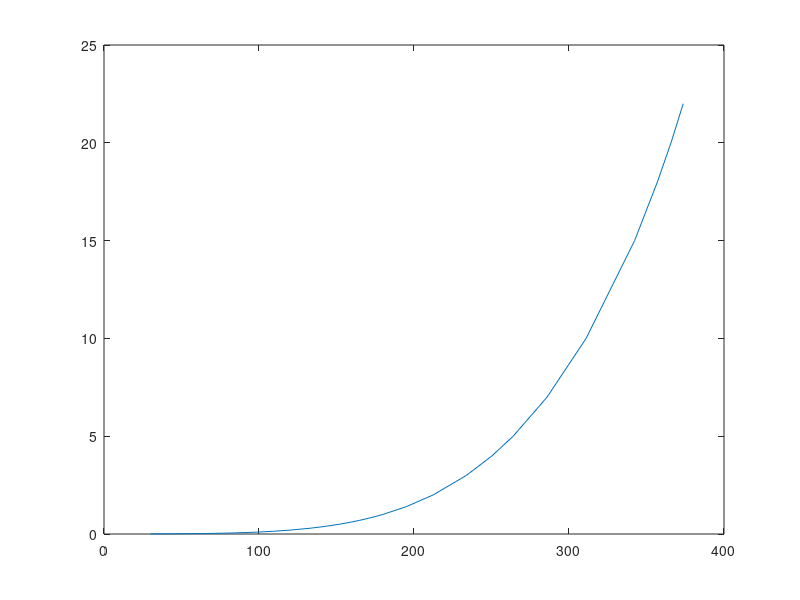

Write MATLAB code to recreate this figure.
to = [29.95 32.89 41.53 45.82 52.57 60.08 69.12 75.87 81.33 93.5 99.62 109.32 ...
    120.24 133.56 143.64 151.87 158.86 164.98 170.44 175.39 179.92 195.08 212.42 ...
    233.89 250.39 263.98 285.86 311.03 342.34 357.04 365.80 373.70];
p = [0.004 0.005 0.008 0.01 0.018 0.02 0.03 0.04 0.05 0.08 0.1 0.14 0.2 0.3 0.4 ...
    0.5 0.6 0.7 0.8 0.9 1 1.4 2 3 4 5 7 10 15 18 20 22];
n = interp1(to,p,to);
plot(to, n);